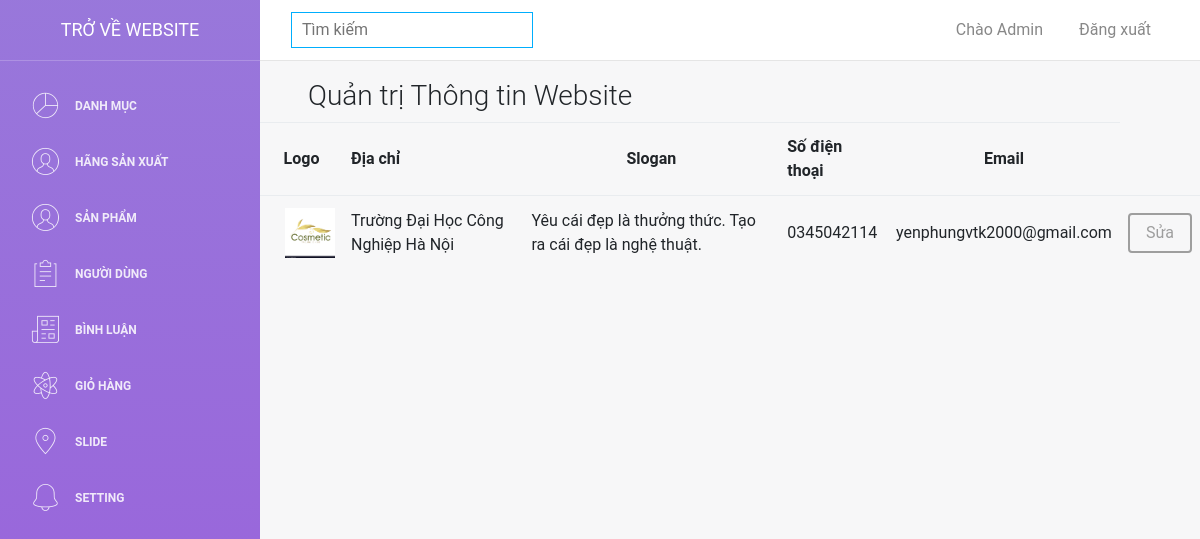
The app's page /webmypham/admin/setting.php (signed in) with its own data.
### tables this page shows
CREATE TABLE `website` (
  `id` int(11) NOT NULL,
  `logo` varchar(255) NOT NULL,
  `diachi` text NOT NULL,
  `slogan` text NOT NULL,
  `sdt` text NOT NULL,
  `email` text NOT NULL
);

### webmypham/admin/connect.php (called while the page is built, shortened)
<?php
function selectAll($sql)
{
    $result = $GLOBALS['conn']->query($sql);
    return $result;
}
?>

### webmypham/admin/setting.php (the view, shortened to what this page needs)
<?php
    include 'header.php';
    if (isset($_COOKIE["user"])) {
        $user = $_COOKIE["user"];
        foreach (selectAll("SELECT * FROM taikhoan WHERE taikhoan='$user'") as $row) {
            $permission = $row['phanquyen'];
        }
        if ($permission==1) {
            ?>
            <h3 class="pl-5">Quản trị Thông tin Website</h3>
            <table class="table">
                <tr>
                    <th class="text-center">Logo</th>
                    <th>Địa chỉ</th>
                    <th class="text-center">Slogan</th>
                    <th>Số điện thoại</th>
                    <th class="text-center">Email</th>
                </tr>
                <?php
                    foreach (selectAll("SELECT * FROM website") as $row) {
                    ?>
                        <tr>
                            <td style="padding-left:25px">
                                <img src="../images/<?= $row['logo'] ?>" alt="" style="width:50px;height:50px;object-fit:cover">
                            </td>
                            <td><?= $row['diachi'] ?></td>
                            <td><?= $row['slogan'] ?></td>
                            <td><?= $row['sdt'] ?></td>
                            <td><?= $row['email'] ?></td>
                            <td>
                                <a class="btn btn-secondary" href="suasetting.php?id=<?= $row['id'] ?>">Sửa</a>
                            </td>
                        </tr>
                    <?php
                    }
                ?>
            </table>
            <?php
        }
    }

### records on screen
website: logo (picture), diachi "Trường Đại Học Công Nghiệp Hà Nội", slogan "Yêu cái đẹp là thưởng thức. Tạo ra cái đẹp là nghệ thuật.", sdt "0345042114", email "yenphungvtk2000@gmail.com"
